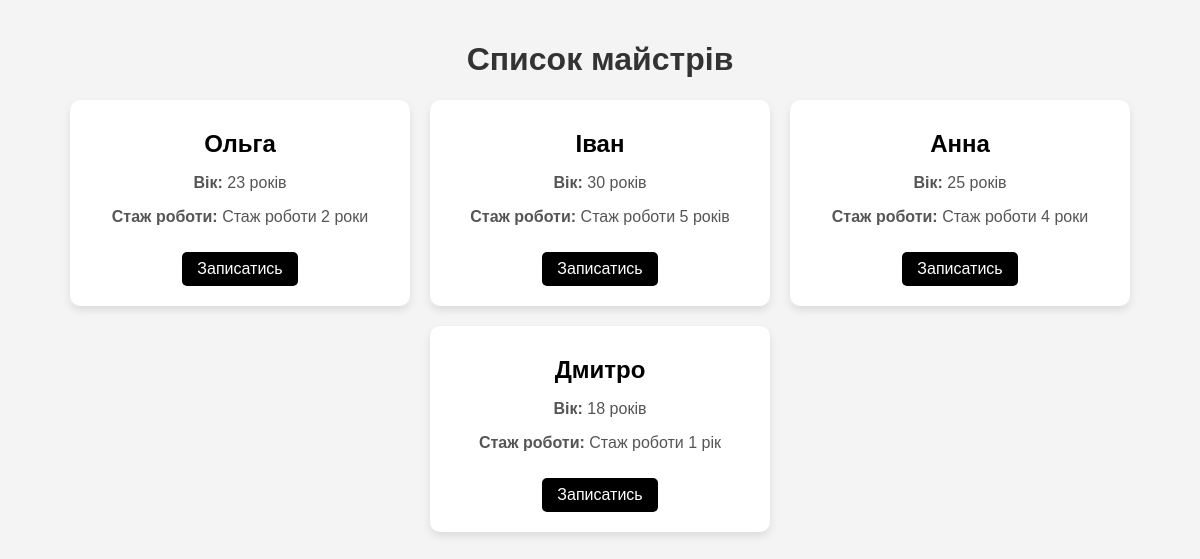
Page /strizhkamasters on the earlier database version.
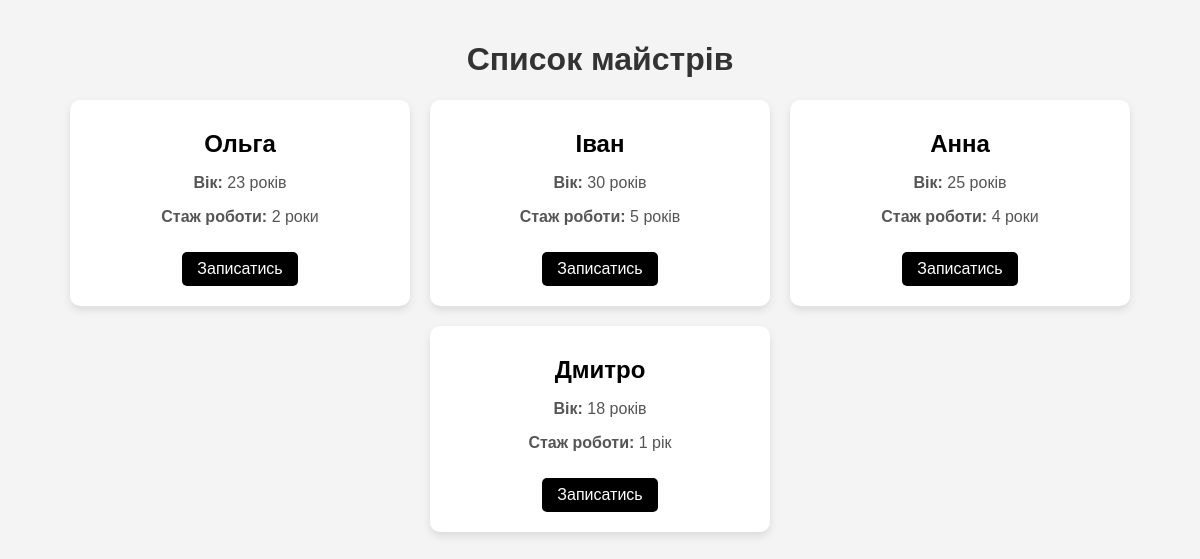
Same page on the later database version.
### tables this page shows
CREATE TABLE strizhka(id INTEGER PRIMARY KEY AUTOINCREMENT,name VARCHAR(255),age INTEGER,description VARCHAR(255));

### main.py (the view)
@app.route('/strizhkamasters')
def strizhkamasters():
    conn = get_db_connection()
    masters = conn.execute("SELECT * FROM strizhka").fetchall()
    conn.close()
    return render_template("masters.html", masters=masters)

### main.py (called while the page is built)
def get_db_connection():
    connection = sqlite3.connect("database.sqlite")
    connection.row_factory = sqlite3.Row
    return connection

### Templates/masters.html (shortened to what this page needs)
<!DOCTYPE html>
<html lang="en">
<head>
</head>
<body>
    <h1>Список майстрів</h1>
    <div class="masters-container">
        {% for master in masters %}
            <div class="master-card">
                <h2>{{ master['name'] }}</h2>
                <p><strong>Вік:</strong> {{ master['age'] }} років</p>
                <p><strong>Стаж роботи:</strong> {{ master['description'] }}</p>
                <a href="{{ url_for('appointment', master_id=master['id']) }}" class="button">Записатись</a>
            </div>
        {% endfor %}
    </div>
</body>
</html>

### Templates/masters.html (style rules this page uses)
body { font-family: Arial, sans-serif; margin: 0; padding: 20px; background-color: #f4f4f4; text-align: center; }
h1 { color: #333; }
.masters-container { display: flex; flex-wrap: wrap; justify-content: center; gap: 20px; margin-top: 20px; }
.master-card { background: white; border-radius: 10px; box-shadow: 0 4px 8px rgba(0, 0, 0, 0.1); padding: 20px; width: 300px; text-align: center; transition: transform 0.3s ease; }
.master-card h2 { margin: 10px 0; color: #000; }
.master-card p { color: #555; font-size: 16px; }
.master-card .button { display: inline-block; margin-top: 10px; padding: 8px 15px; background-color: #000; color: white; text-decoration: none; border-radius: 5px; font-size: 16px; }

Differences in the rows shown:
changed strizhka "Ольга": description "Стаж роботи 2 роки" → "2 роки"
changed strizhka "Іван": description "Стаж роботи 5 років" → "5 років"
changed strizhka "Анна": description "Стаж роботи 4 роки" → "4 роки"
changed strizhka "Дмитро": description "Стаж роботи 1 рік" → "1 рік"
